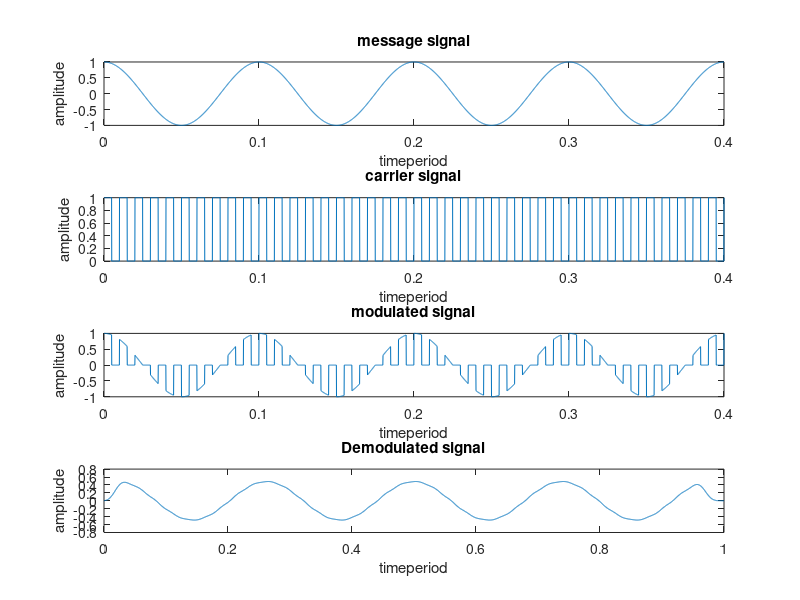

Here is the MATLAB script that generated this plot:
clc; clear
 close all 
fc=100;
fm=fc/10;
fs=100*fc;
 
t=0:1/fs:4/fm;
 
mt=cos(2*pi*fm*t);
 
ct=0.5*square(2*pi*fc*t)+0.5; 
st=mt.*ct;
figure(1)
subplot(4,1,1);
 
plot(t,mt); 
title('message signal'); 
xlabel('timeperiod'); 
ylabel('amplitude'); 
subplot(4,1,2); plot(t,ct); 
title('carrier signal'); 
xlabel('timeperiod');
 
ylabel('amplitude');
subplot(4,1,3);
 
plot(t,st); 
title('modulated signal'); 
xlabel('timeperiod'); 
ylabel('amplitude');
 
% Demodulation 
dt=st.*ct;
filter=fir1(200,fm/fs,'low'); 
% FIR filter
 
demod_signal=conv(filter,dt); % Convolution between filter coefficient and dt
t1=0:1/(length(demod_signal)-1):1; 
t1=linspace(0,1,length(demod_signal));
 
subplot(4,1,4); 
plot(t1,demod_signal); 
title('Demodulated signal'); 
xlabel('timeperiod'); 
ylabel('amplitude');
